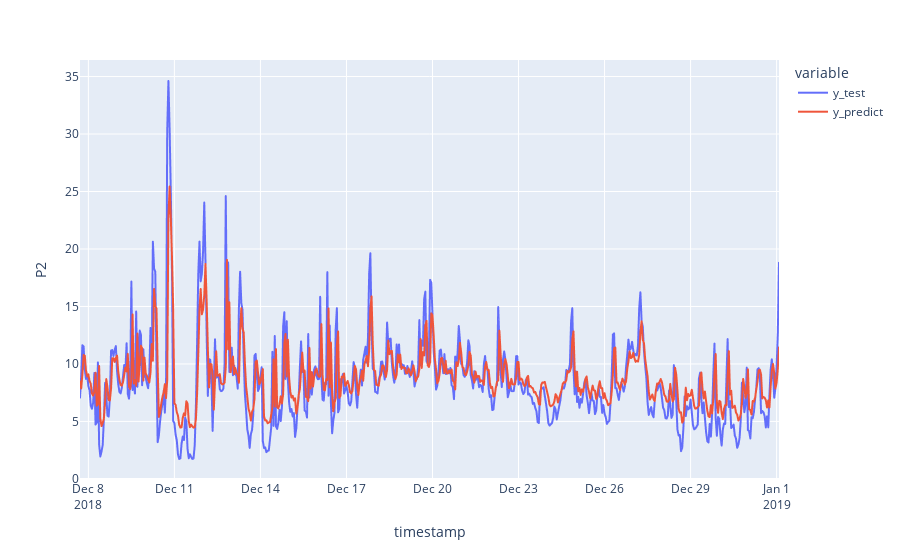

Notebook source saved alongside this figure:
### Code cell
fig = px.line(df_pred_test, labels={"value":"P2"})
fig.show();

### Figure 1 — Plotly figure (JSON) as saved in the notebook; plotly's stock layout.template omitted (floating-point values rounded to 4 significant figures; data arrays with more than 128 entries replaced by an {"elided": "..."} marker saying what was removed)
{"data": [{"hovertemplate": "variable=y_test<br>timestamp=%{x}<br>P2=%{y}<extra></extra>", "legendgroup": "y_test", "line": {"color": "#636efa", "dash": "solid"}, "marker": {"symbol": "circle"}, "mode": "lines", "name": "y_test", "showlegend": true, "type": "scattergl", "x": {"elided": "586 str values"}, "xaxis": "x", "y": {"elided": "586 float values"}, "yaxis": "y"}, {"hovertemplate": "variable=y_predict<br>timestamp=%{x}<br>P2=%{y}<extra></extra>", "legendgroup": "y_predict", "line": {"color": "#EF553B", "dash": "solid"}, "marker": {"symbol": "circle"}, "mode": "lines", "name": "y_predict", "showlegend": true, "type": "scattergl", "x": {"elided": "586 str values"}, "xaxis": "x", "y": {"elided": "586 float values"}, "yaxis": "y"}], "layout": {"legend": {"title": {"text": "variable"}, "tracegroupgap": 0}, "margin": {"t": 60}, "xaxis": {"anchor": "y", "domain": [0, 1], "title": {"text": "timestamp"}}, "yaxis": {"anchor": "x", "domain": [0, 1], "title": {"text": "P2"}}}}
